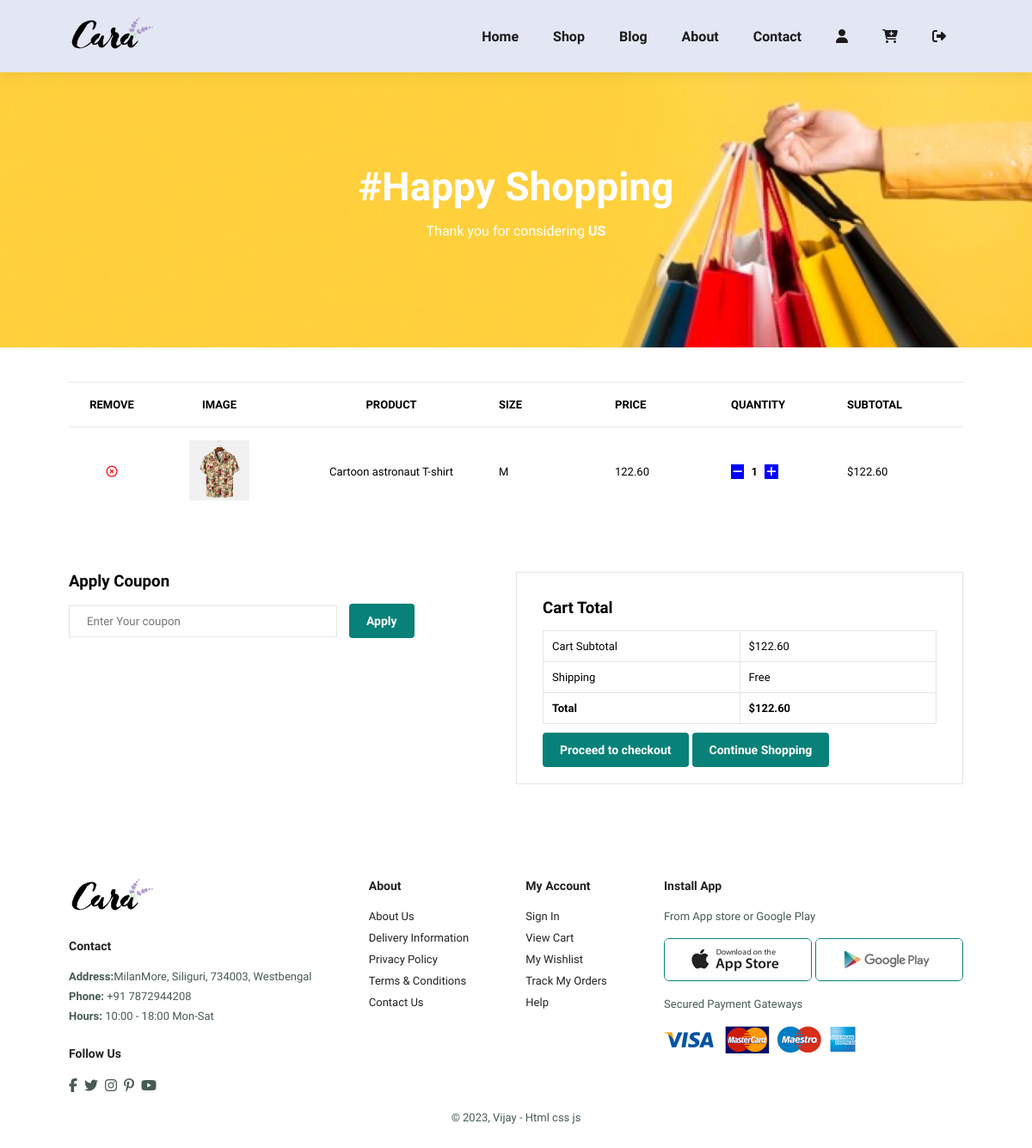
The app's page /cart/ (signed in) with its own data.
### shop/models.py (models this page shows, shortened)
class OrderItem(models.Model):
	item=models.ForeignKey(Items,on_delete=models.CASCADE)
	dateadded=models.DateField(auto_now_add=True)
	quantity=models.IntegerField(default=1)
	user=models.ForeignKey(User,on_delete=models.CASCADE)
	ordered=models.BooleanField(default=False)
	size=models.CharField(max_length=5,default="M")
	def get_total_price(self):
		return self.quantity*self.item.price

class Items(models.Model):
	name=models.CharField(max_length=100)
	category_choices=models.CharField(max_length=5, choices=CATEGORY_CHOICES)
	company=models.CharField(max_length=100)
	description=models.CharField(max_length=300)
	price=models.DecimalField(decimal_places=2,max_digits=8)
	likers=models.ManyToManyField(User,related_name="likers",blank=True)
	image=models.ImageField(upload_to="products",default="default.jpg")
	image2=models.ImageField(upload_to="products",default="default.jpg")
	image3=models.ImageField(upload_to="products",default="default.jpg")
	image4=models.ImageField(upload_to="products",default="default.jpg")

### shop/views.py (the view)
# urls.py: path("cart/",CartApi.as_view(),name="cart"),
class CartApi(APIView):
	renderer_classes=[TemplateHTMLRenderer]
	template_name="shop/cart.html"
	def get(self,request,format=None):
		try:
			orders=Order.objects.get(user=self.request.user,ordered=False)
			serializer=OrderSerializer(orders)
			return Response({"orders":serializer.data})
		except ObjectDoesNotExist:
			messages.info(request,"You do not have an active order")
			return Response({"empty":"empty"})

### shop/serializers.py (called while the page is built)
	def get_order_date(self,obj):
		return obj.ordered_date

	def get_final_price(self,obj):
		total=0
		for order_items in obj.item.all():
			total+=order_items.get_total_price()
		return total

### shop/templates/shop/cart.html
{%extends 'shop/base.html'%}
{%block content%}
	<section id="page-header" class="cart-header">
		<h2>#Happy Shopping</h2>
		<p>Thank you for considering <b>US</b></p>
	</section>
	<section id="cart" class="section-p1">
		<table width="100%">
			<thead>
				<tr>
					<td>Remove</td>
					<td>Image</td>
					<td>Product</td>
					<td>Size</td>
					<td>Price</td>
					<td>Quantity</td>
					<td>Subtotal</td>
				</tr>
			</thead>
			<tbody>
				{%for order_item in orders.item.all %}
					<tr>
						<td><a href="{%url 'remove_from_cart' order_item.item.id%}"><i class="far fa-times-circle" style="color: red;"></i></a></td>
						<td><img src="{{order_item.item.image.url}}"></td>
						<td>{{order_item.item.name}}</td>
						<td>{{order_item.size}}</td>
						<td>{{order_item.item.price}}</td>
						<td>
							<a href="{%url 'remove_single_item_from_cart' order_item.item.id%}"><i class="fa-solid fa-minus" style="margin-right: 5px; background: blue; color: white; padding: 2px;"></i></a>
							<b>{{order_item.quantity}}</b>
							<a href="{%url 'add_to_cart' order_item.item.id%}"><i class="fa-solid fa-plus" style="margin-left: 5px; background: blue; color: white; padding: 2px;"></i></a>
						</td>
						<td>${{order_item.get_total_price}}</td>
					</tr>
				  {%empty%}
			      <tr>
			        <td>Your Cart is Empty</td>
			        <td colspan="4"><a href="{%url 'home'%}">Continue Shopping</a></td>
			      </tr>
				{%endfor%}
			</tbody>
		</table>
	</section>
	<section id="cart-add" class="section-p1">
		<div id="coupon" class="">
			<h3>Apply Coupon</h3>
			<div>
				<input type="text" placeholder="Enter Your coupon" name="">
				<button class="normal">Apply</button>
			</div>
		</div>
		{%if orders.final_price%}
		<div id="subtotal">
			<h3>Cart Total</h3>
			<table>
				<tr>
					<td>Cart Subtotal</td>
					<td>${{orders.final_price}}</td>
				</tr>
				<tr>
					<td>Shipping</td>
					<td>Free</td>
				</tr>
				<tr>
					<td><strong>Total</strong></td>
					<td><strong>${{orders.final_price}}</strong></td>
				</tr>
			</table>
			<a class="buttn" href="{%url 'checkoutView'%}">Proceed to checkout</a>
			<a class="buttn" href="{%url 'shop'%}">Continue Shopping</a>
		</div>
		{%endif%}
	</section>
{%endblock content%}

### shop/static/shop/main.css (style rules this page uses)
* { margin: 0; padding: 0; box-sizing: border-box; font-family: "Spartan",sans-serif; }
h2 { font-size: 46px; line-height: 54px; color: #222; }
p { font-size: 16px; color: #465b52; margin: 15px 0 20px 0; }
.section-p1 { padding: 40px 80px; }
button.normal { font-size: 14px; font-weight: 600; padding: 15px 30px; color: #000; background-color: #fff; border-radius: 4px; cursor: pointer; border: none; outline: none; transition: 0.2s; }
a.buttn { font-size: 14px; font-weight: 600; padding: 15px 30px; color: #000; background-color: #fff; border-radius: 4px; cursor: pointer; border: none; outline: none; transition: 0.2s; }
body { width: 100%; margin: 0px; }

### shop/static/shop/cart.css (style rules this page uses)
#cart { overflow-x: auto; }
#page-header.cart-header { background-image: url("/media/banner/b16.jpg"); }
#cart table { width: 100%; border-collapse: collapse; table-layout: fixed; white-space: nowrap; }
#cart table img { width: 70px; }
#cart table td:nth-child(1) { width: 100px; text-align: center; }
#cart table td:nth-child(2) { width: 150px; text-align: center; }
#cart table td:nth-child(3) { width: 250px; text-align: center; }
#cart table td:nth-child(4), #cart table td:nth-child(5), #cart table td:nth-child(6), { width: 150px; text-align: center; }
#cart table thead { border: 1px solid #e2e9e1; border-left: none; border-right: none ; }
#cart table thead td { font-weight: 700; text-transform: uppercase; font-size: 13px; padding: 18px 0; }
#cart table tbody tr td { padding-top: 15px; }
#cart table tbody td { font-size: 13px; }
#cart-add { display: flex; flex-wrap: wrap; justify-content: space-between; }
#coupon { width: 50%; margin-bottom: 30px; }
#coupon h3, #subtotal h3 { padding-bottom: 15px; }
#coupon input { padding: 10px 20px; outline: none; width: 60%; margin-right: 10px; border: 1px solid #e2e9e1; }
#coupon button, #subtotal a { background-color: #088178; color: #fff; padding: 12px 20px; text-decoration: none; }
#subtotal { width: 50%; margin-bottom: 30px; border: 1px solid #e2e9e1; padding: 30px; }
#subtotal table { border-collapse: collapse; width: 100%; margin-bottom: 20px; }
#subtotal table td { width: 50%; border: 1px solid #e2e9e1; padding: 10px; font-size: 13px; }

### shop/static/shop/shop.css (style rules this page uses)
#page-header { background-image: url("/media/banner/b1.jpg"); width: 100%; height: 40vh; background-size: cover; display: flex; justify-content: center; text-align: center; flex-direction: column; padding: 14px; }
#page-header h2, #page-header p { color: #fff; }

### records on screen
OrderItem: item.image (picture), item.name "Cartoon astronaut T-shirt", size "M", item.price "122.60", quantity "1", get_total_price "122.60"

### other values on screen
{{ orders.final_price }} "122.60"
